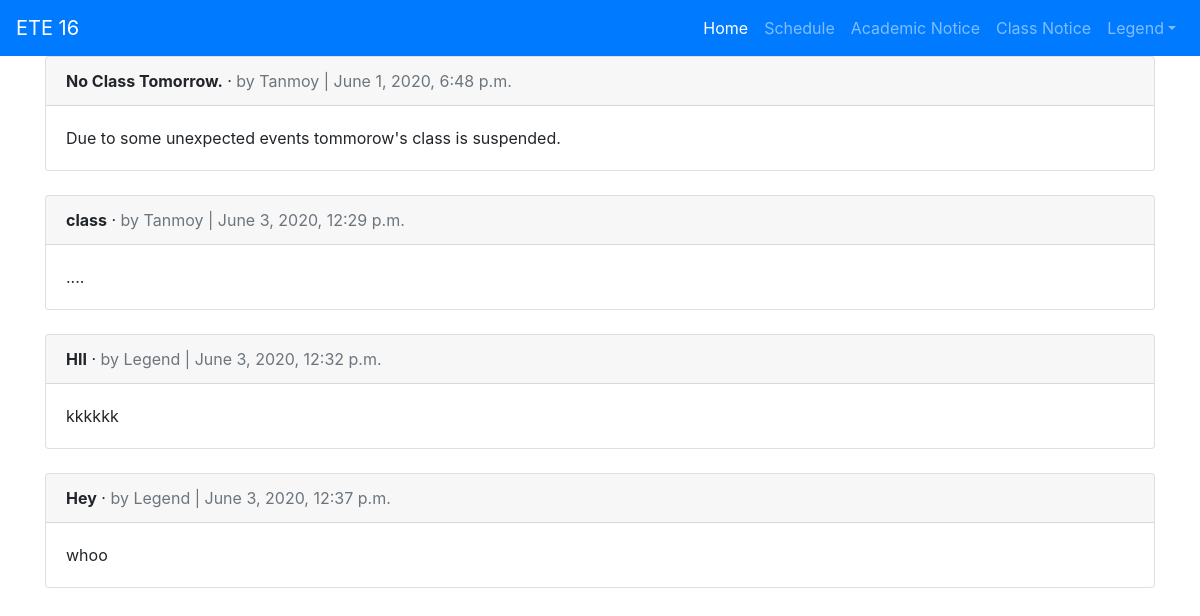
Page /class_notice/ (signed in) on the committed database.
### users/models.py (models this page shows)
class CustomUser(AbstractUser):
	roll = models.IntegerField(validators=[MinValueValidator(1604001),MaxValueValidator(1604060)],null=True,blank=False)
	email = models.EmailField(null=False,blank=False)
	REQUIRED_FIELDS = ['roll','email']

### ClassNotice/models.py (models this page shows, shortened)
class ClassNotice(models.Model):
	title = models.CharField(max_length=255)
	body = models.TextField()
	date = models.DateTimeField(auto_now_add = True)
	author = models.ForeignKey(
		settings.AUTH_USER_MODEL,
		on_delete = models.CASCADE,
		)

### ClassNotice/views.py (the view)
# urls.py: path('',ClassNoticeView.as_view(),name='class_notice_list')
class ClassNoticeView(ListView):
	model = ClassNotice
	template_name = 'class_notice_list.html'

### templates/class_notice_list.html (shortened to what this page needs)
{% extends 'base.html' %}
{% block content %}
  {% for notice in object_list %}
    <div class="card">
      <div class="card-header">
        <span class="font-weight-bold">{{ notice.title }}</span> &middot;
        <span class="text-muted">by {{ notice.author }} | {{ notice.date }}</span>
      </div>
      <div class="card-body">
        {{ notice.body }}
      </div>
    </div>
    <br />
  {% endfor %}
{% endblock content %}

### templates/base.html (shortened to what this page needs)
<!DOCTYPE html>
<!DOCTYPE html>
<html>
<head>
	<link rel="stylesheet" href="https://stackpath.bootstrapcdn.com/bootstrap/4.5.0/css/bootstrap.min.css">
</head>
<body>
	<nav class="navbar navbar-expand-lg navbar-dark bg-primary">
		<a class="navbar-brand" href="{% url 'home' %}">ETE 16</a>
		<div class="collapse navbar-collapse" id="navbarNav">
		<ul class="navbar-nav ml-auto">
		  <li class="nav-item active">
		    <a class="nav-link" href="#">Home<span class="sr-only">(current)</span></a>
		  </li>
		  <li class="nav-item">
		    <a class="nav-link" href="{% url 'schedule' %}">Schedule</a>
		  </li>
		  <li class="nav-item">
		    <a class="nav-link" href="{% url 'academic_notice' %}">Academic Notice</a>
		  </li>
		  <li class="nav-item">
		    <a class="nav-link" href="{% url 'class_notice_list' %}">Class Notice</a>
		  </li>
	{% if user.is_authenticated %}
			<li class="nav-item">
				<a href="#" class="nav-link dropdown-toggle" id="studentmenu" data-toggle="dropdown" aria-haspopup="true" aria-expanded="false">{{ user.username }}</a>
			</li>
	{% else %}
			<form class="form-inline ml-auto bg-primary">You are not logged in
			<a href="{% url 'login' %}" class="btn btn-primary">Log In</a>
			<a href="{%url 'signup'%}" class="btn btn-primary ml-2">Sign Up</a>
			</form>
	{% endif %}
	</ul>
	</div>
	</nav>
	<div class="container">
	{% block content %}
	{% endblock content %}
	</div>
</body>
</html>

### rows in the picture
CustomUser: username "Legend"
ClassNotice: title "No Class Tomorrow.", author "Tanmoy", date "June 1, 2020, 6:48 p.m.", body "Due to some unexpected events tommorow's class is suspended."
ClassNotice: title "class", author "Tanmoy", date "June 3, 2020, 12:29 p.m.", body "...."
ClassNotice: title "HII", author "Legend", date "June 3, 2020, 12:32 p.m.", body "kkkkkk"
ClassNotice: title "Hey", author "Legend", date "June 3, 2020, 12:37 p.m.", body "whoo"
